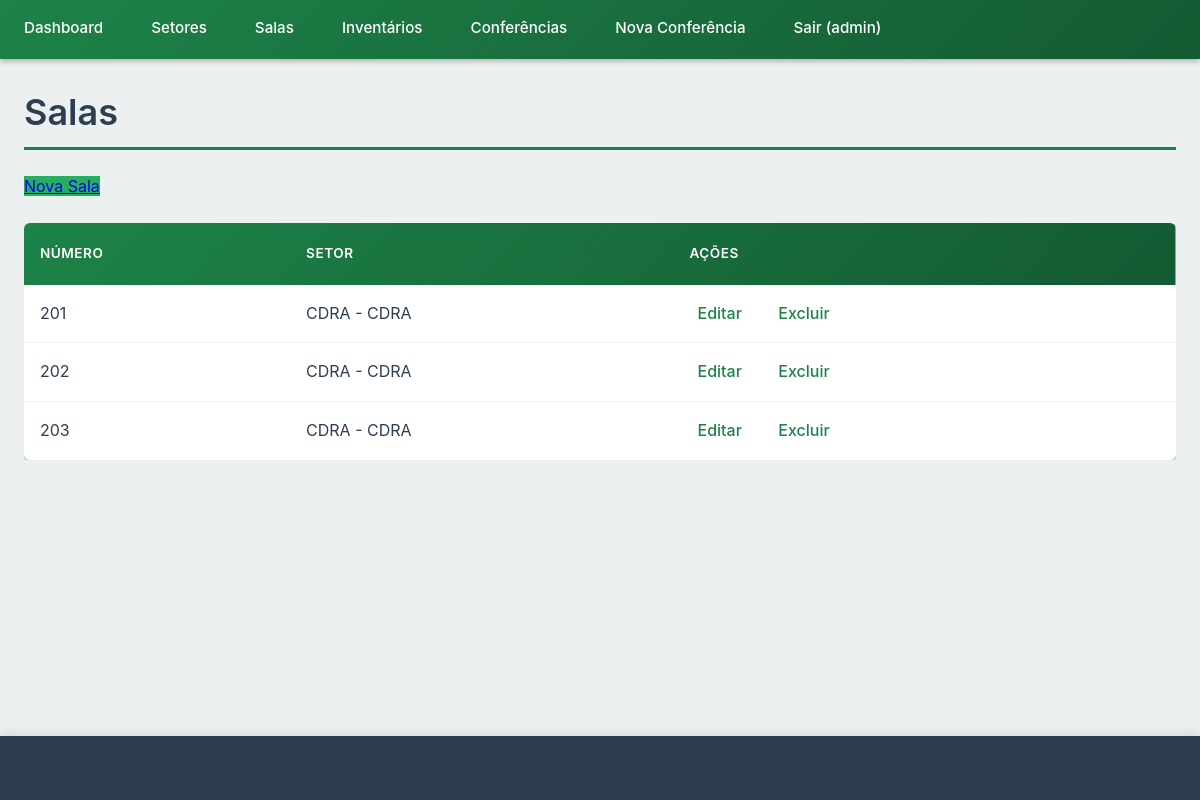
Page /salas/ (signed in) on the committed database.
### meuapp/models.py (models this page shows, shortened)
class Sala(models.Model):
    numero = models.IntegerField()
    setor = models.ForeignKey(Setor, on_delete=models.CASCADE, related_name='salas')
    class Meta:
        verbose_name_plural = "Salas"
        ordering = ['numero']

class Setor(models.Model):
    nome = models.TextField()
    sigla = models.TextField(max_length=10)
    campus = models.TextField()
    class Meta:
        verbose_name_plural = "Setores"
    def __str__(self):
        return f"{self.sigla} - {self.nome}"

### meuapp/views.py (the view)
# urls.py: path('salas/', views.SalaListView.as_view(), name='sala_list'),
class SalaListView(LoginRequiredMixin, ListView):
    model = Sala
    template_name = 'meuapp/sala_list.html'
    context_object_name = 'salas'

### meuapp/templates/meuapp/sala_list.html
{% extends 'meuapp/base.html' %}
{% block content %}
<h1>Salas</h1>
<a href="{% url 'sala_create' %}">Nova Sala</a>
<table>
    <thead>
        <tr>
            <th>Número</th>
            <th>Setor</th>
            <th>Ações</th>
        </tr>
    </thead>
    <tbody>
        {% for sala in salas %}
        <tr>
            <td>{{ sala.numero }}</td>
            <td>{{ sala.setor }}</td>
            <td>
                <a href="{% url 'sala_update' sala.pk %}">Editar</a>
                <a href="{% url 'sala_delete' sala.pk %}">Excluir</a>
            </td>
        </tr>
        {% endfor %}
    </tbody>
</table>
{% endblock %}

### meuapp/templates/meuapp/base.html (shortened to what this page needs)
<!DOCTYPE html>
<html lang="pt-BR">
<head>
    {% load static %}
    <link rel="stylesheet" href="{% static 'css/style.css' %}">
</head>
<body>
    <nav>
        {% if user.is_authenticated %}
        <ul>
            <li><a href="{% url 'principal' %}">Dashboard</a></li>
            <li><a href="{% url 'setor_list' %}">Setores</a></li>
            <li><a href="{% url 'sala_list' %}">Salas</a></li>
            <li><a href="{% url 'inventario_list' %}">Inventários</a></li>
            <li><a href="{% url 'conferencia_list' %}">Conferências</a></li>
            <li><a href="{% url 'iniciar_conferencia' %}">Nova Conferência</a></li>
            <li><a href="{% url 'logout' %}">Sair ({{ user.username }})</a></li>
        </ul>
        {% endif %}
    </nav>
    <main>
        {% block content %}{% endblock %}
    </main>
    <footer>
    </footer>
</body>
</html>

### meuapp/static/css/style.css (style rules this page uses)
:root { --primary-color: #1d8348; --primary-dark: #145a32; --primary-light: #58d68d; --secondary-color: #2874a6; --accent-color: #f39c12; --success-color: #27ae60; --danger-color: #e74c3c; --warning-color: #f39c12; --info-color: #3498db; --text-dark: #2c3e50; --text-light: #7f8c8d; --text-muted: #95a5a6; --bg-light: #ecf0f1; --bg-white: #ffffff; --bg-dark: #2c3e50; --border-color: #bdc3c7; --border-light: #ecf0f1; --shadow-sm: 0 1px 3px rgba(0,0,0,0.12), 0 1px 2px rgba(0,0,0,0.24); --shadow-md: 0 3px 6px rgba(0,0,0,0.15), 0 2px 4px rgba(0,0,0,0.12); --shadow-lg: 0 10px 20px rgba(0,0,0,0.15), 0 3px 6px rgba(0,0,0,0.10); --shadow-xl: 0 14px 28px rgba(0,0,0,0.25), 0 10px 10px rgba(0,0,0,0.22); --border-radius: 6px; --border-radius-lg: 10px; --transition: all 0.3s ease; --font-family: -apple-system, BlinkMacSystemFont, 'Segoe UI', Roboto, 'Helvetica Neue', Arial, sans-serif; }
* { margin: 0; padding: 0; box-sizing: border-box; }
html { font-size: 16px; scroll-behavior: smooth; }
body { font-family: var(--font-family); background-color: var(--bg-light); color: var(--text-dark); line-height: 1.6; min-height: 100vh; display: flex; flex-direction: column; }
nav { background: linear-gradient(135deg, var(--primary-color) 0%, var(--primary-dark) 100%); color: white; padding: 0; box-shadow: var(--shadow-md); position: sticky; top: 0; z-index: 1000; }
nav ul { list-style: none; display: flex; flex-wrap: wrap; max-width: 1400px; margin: 0 auto; padding: 0; }
nav ul li { position: relative; }
nav ul li a { display: block; color: white; text-decoration: none; padding: 1rem 1.5rem; transition: var(--transition); font-weight: 500; font-size: 0.95rem; border-bottom: 3px solid transparent; }
main { flex: 1; max-width: 1400px; width: 100%; margin: 2rem auto; padding: 0 1.5rem; }
h1, h2, h3, h4, h5, h6 { color: var(--text-dark); margin-bottom: 1rem; font-weight: 600; line-height: 1.2; }
h1 { font-size: 2.25rem; border-bottom: 3px solid var(--primary-color); padding-bottom: 0.75rem; margin-bottom: 1.5rem; }
table { width: 100%; background: var(--bg-white); border-collapse: collapse; border-radius: var(--border-radius); overflow: hidden; box-shadow: var(--shadow-md); }
thead { background: linear-gradient(135deg, var(--primary-color) 0%, var(--primary-dark) 100%); color: white; }
th { padding: 1.25rem 1rem; text-align: left; font-weight: 600; text-transform: uppercase; font-size: 0.85rem; letter-spacing: 0.5px; }
td { padding: 1rem; border-bottom: 1px solid var(--border-light); vertical-align: middle; }
tbody tr { transition: var(--transition); }
tbody tr:last-child td { border-bottom: none; }
td a { color: var(--primary-color); text-decoration: none; margin-right: 1rem; font-weight: 500; transition: var(--transition); padding: 0.25rem 0.5rem; border-radius: 4px; }
td a:last-child { margin-right: 0; }
::placeholder { color: var(--text-muted); opacity: 0.7; }
main > a:first-of-type, .add-button, .btn-success { background-color: var(--success-color); margin-bottom: 1.5rem; }
footer { background: var(--bg-dark); color: white; text-align: center; padding: 2rem; margin-top: auto; box-shadow: 0 -2px 10px rgba(0,0,0,0.1); }

### rows in the picture
Sala: numero "201", setor "CDRA - CDRA"
Sala: numero "202", setor "CDRA - CDRA"
Sala: numero "203", setor "CDRA - CDRA"

### other values in the picture
{{ user.username }} "admin"
